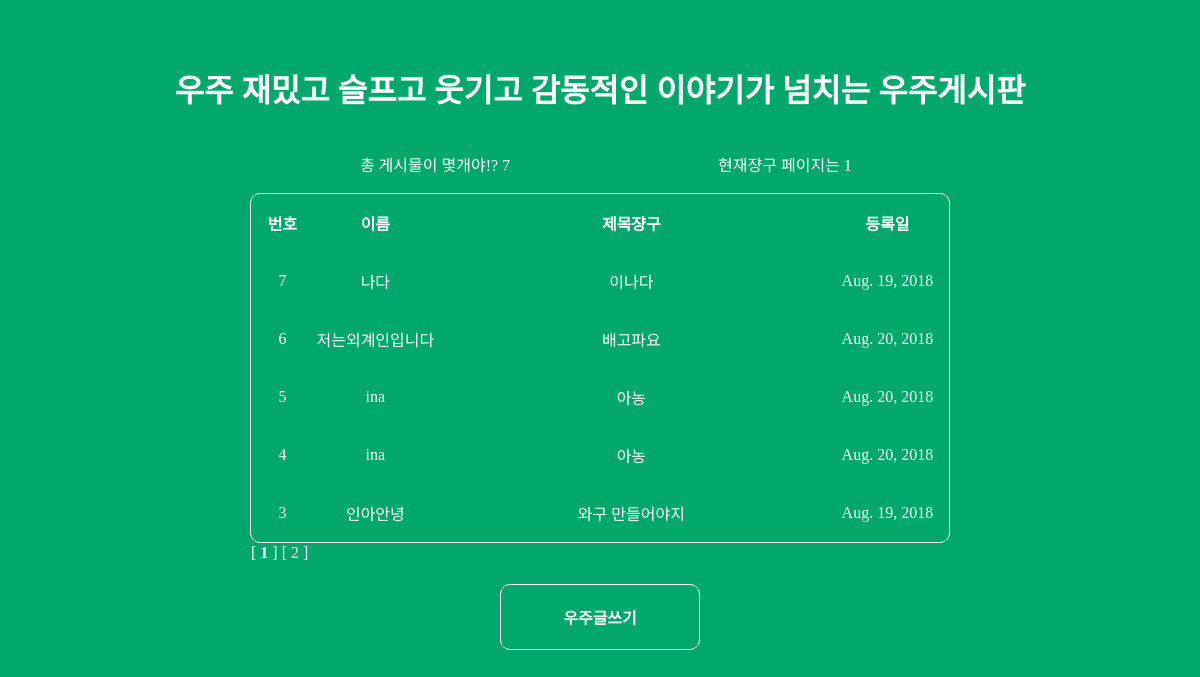
Page /board/ on the earlier database version.
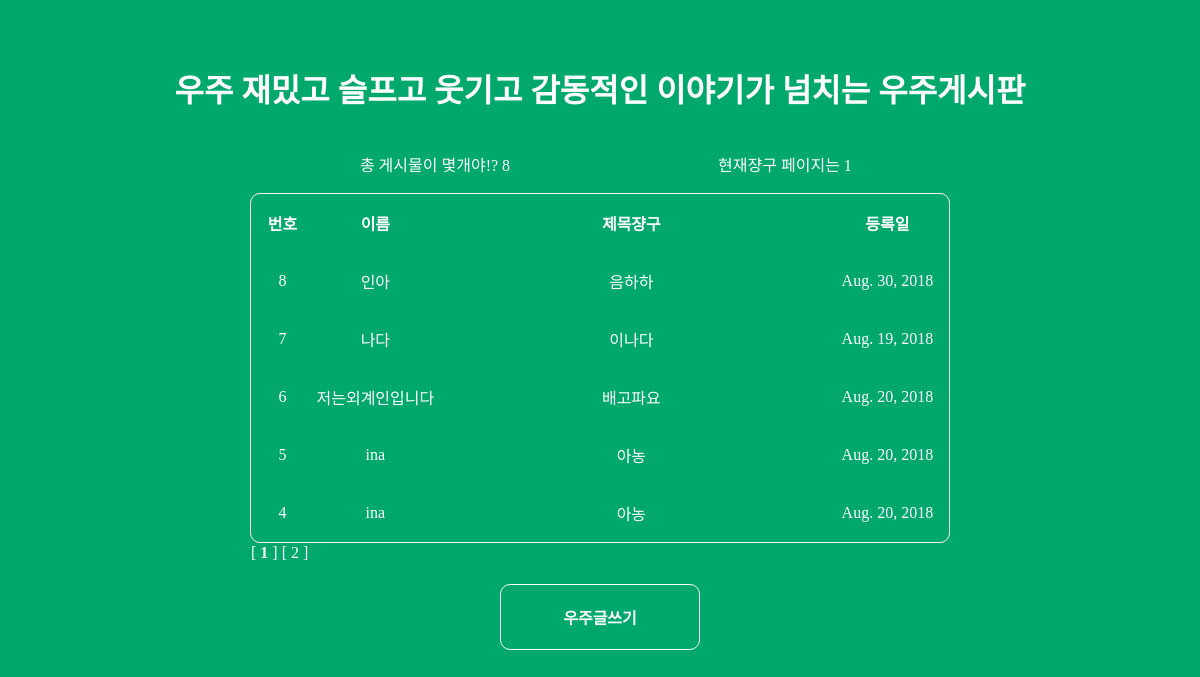
Same page on the later database version.
### main/models.py (models this page shows)
class DjangoBoard(models.Model):
    subject = models.CharField(max_length=50, blank=True)
    name = models.CharField(max_length=50, blank=True)
    created_date = models.DateField(default=timezone.now)
    contents = models.CharField(max_length=500, blank=True)

### main/views.py (the view)
# urls.py: url(r'^board/', views.show_post_list),
def show_post_list(request):
    boardList = DjangoBoard.objects.order_by('-id')[0:5]
    current_page = 1
    totalCnt = DjangoBoard.objects.all().count()
    pagingHelperIns = pagingHelper()
    totalPageList = pagingHelper.getTotalPageList(pagingHelperIns, totalCnt, rowsPerPage)
    print("totalPageList ", totalPageList)
    return render_to_response('boardMain.html', {'boardList': boardList, 'totalCnt': totalCnt,
                                                 'current_page': current_page, 'totalPageList': totalPageList})

### main/views.py (called while the page is built)
    def getTotalPageList(self, total_cnt, rowsPerPage):
        if (total_cnt % rowsPerPage == 0):
            self.total_pages = total_cnt / rowsPerPage
            print('getTotalPage #1')
        else:
            self.total_pages = (total_cnt / rowsPerPage) + 1;
            print('getTotalPage #2')
        self.totalPageList = []
        for i in range(int(self.total_pages)):
            self.totalPageList.append(i + 1)
        return self.totalPageList

### main/templates/boardMain.html (shortened to what this page needs)
{% load static %}
<!DOCTYPE html>
<head>
    <h1>우주 재밌고 슬프고 웃기고 감동적인 이야기가 넘치는 우주게시판</h1>
    <link rel="stylesheet" href="/static/css/board.css" type = "text/css">
</head>
<body><center>
<table cellspacing=0 width=700 border=0>
    <tr>
        <td align="center">총 게시물이 몇개야!? {{ totalCnt }}</td>
        <td align="center">현재쟝구 페이지는 {{ current_page }}</td>
    </tr>
</table>
<table class="main_table" cellspacing=0 width=700 >
    <tr>
        <td width=50><p align=center class = "TextTitle" >번호</p>
        </td>
        <td width=100><p align=center class = "TextTitle" >이름</p>
        </td>
        <td width=320><p align=center class = "TextTitle" >제목쟝구</p>
        </td>
        <td width=100><p align=center class = "TextTitle" >등록일</p>
        </td>
    </tr>
    {% if boardList %}
        <ul>
            {% for boardRow in boardList %}
            <tr>
            <td width=50><p align=center>{{ boardRow.id }}</p></td>
            <td width=100><p align=center>{{ boardRow.name }}</p></td>
            <td width=320>
                <p align=center>
                    <a onclick="window.location='/board-read/{{ boardRow.pk}}'" >{{ boardRow.subject }}</a>
                </p>
            </td>
            <td width=100><p align=center>{{ boardRow.created_date }}</p></td>
            </tr>
            {% endfor %}
        </ul>
    {% else %}
        <p>No Data.</p>
    {% endif %}
</table>
<table cellspacing=0 width=700 border=0 >
    <tr>
        <td>
        {% for page in totalPageList %}
            [
            {% ifequal page current_page %}
                <b>
            {% endifequal %}
            {{page}}
            {% ifequal page current_page  %}
                </b>
            {% endifequal %}
            ]
        {% endfor %}
        </td>
    </tr>
</table>
<br/>
<table width=700>
    <tr>
        <td align="center">
            <input class="MyButton" type=button value="우주글쓰기" onclick="window.location='/board-write/'" >
        </td>
    </tr>
</table>
</center></body>

### main/static/css/board.css (style rules this page uses)
body { background-color: #00A86B; }
a { color: #FFF; }
p { text-align: center; color: #FFF; }
td { color: #FFF; }
h1 { text-align: center; font-weight: bold; color: #FFF; }
.main_table { border-radius: 10px; border: 1px solid #FFEEEE; }
.MyButton { width: 200px; padding: 20px; cursor: pointer; font-weight: bold; font-size: 100%; background: #00A86B; color: #FFF; border: 1px solid #FFF; border-radius: 10px; }
.TextTitle { font-weight: bold; }

Differences in the rows shown:
no longer on this page (row unchanged): DjangoBoard: id "3", name "인아안녕", subject "와구 만들어야지", created_date "Aug. 19, 2018"
added DjangoBoard: id "8", name "인아", subject "음하하", created_date "Aug. 30, 2018"
Other differences:
{{ totalCnt }}: "7" → "8"
